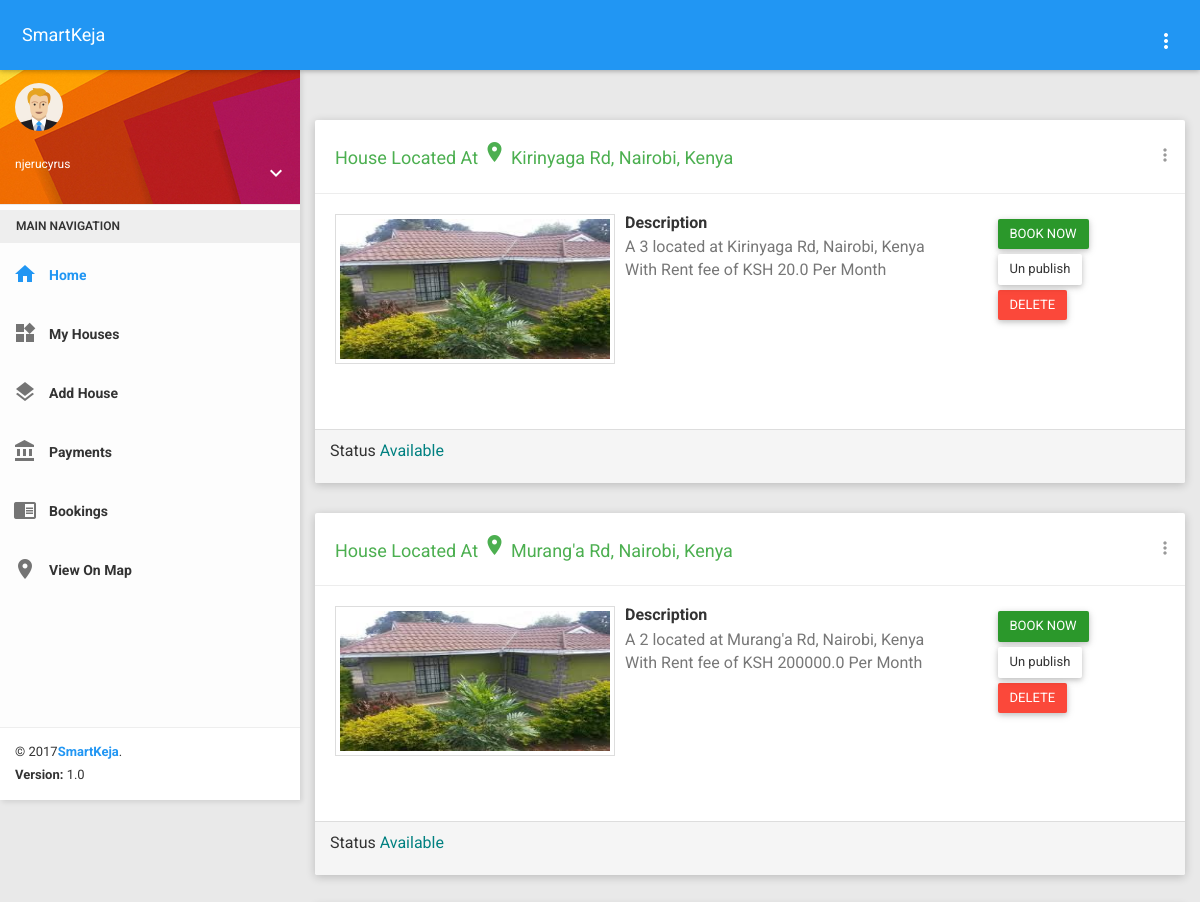
Page /dashboard/myposts/ (signed in, upper part) on the earlier database version.
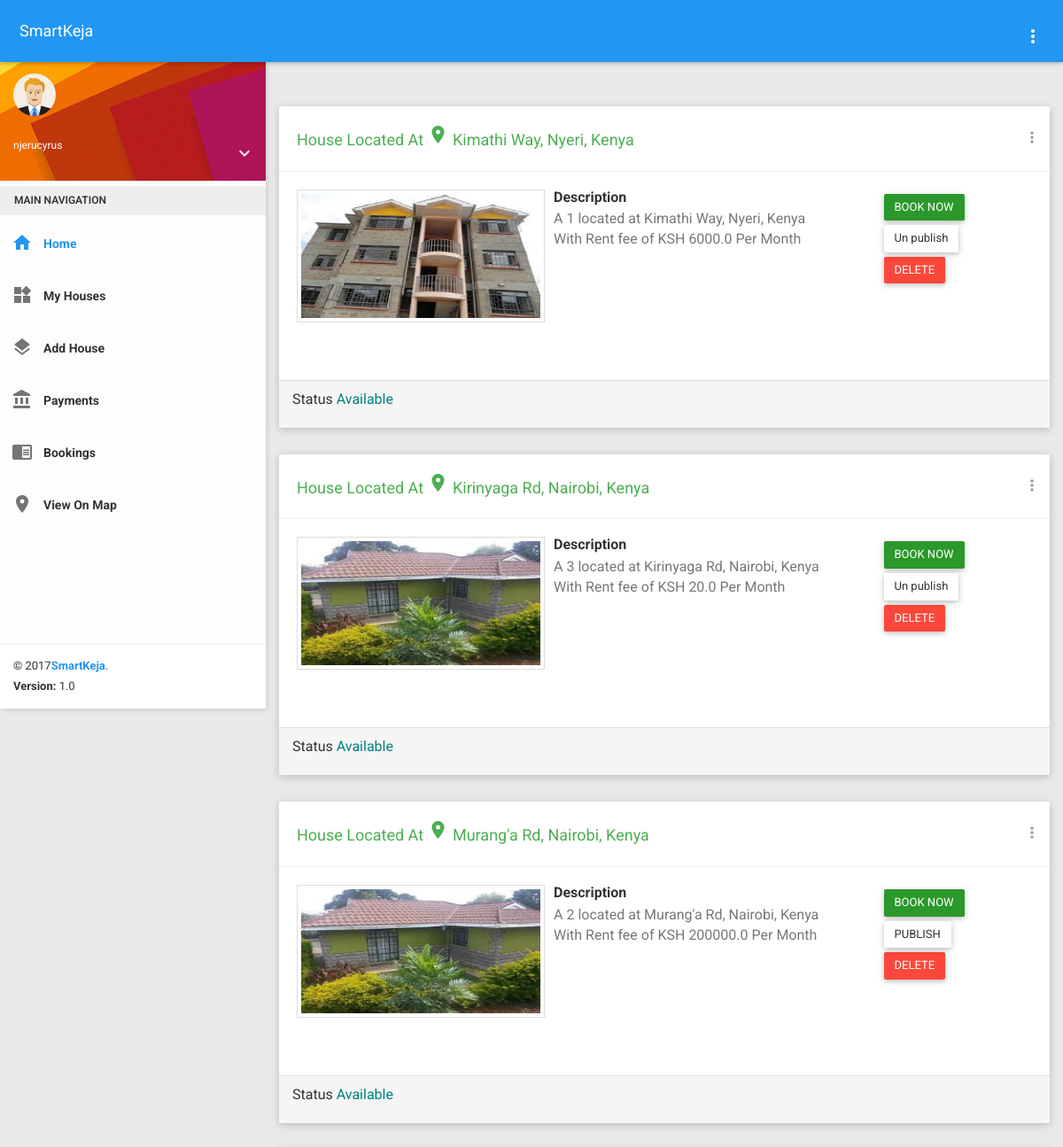
Same page on the later database version.
### smarthouse/models.py (models this page shows, shortened)
class House(models.Model):
    managed_by = models.ForeignKey(User)
    lat = models.FloatField()
    lng = models.FloatField()
    location = models.CharField(max_length=200)
    rent_price = models.FloatField()
    sale_price = models.FloatField()
    bedrooms = models.IntegerField()
    description = models.TextField()
    on_sale = models.BooleanField(default=False)
    is_available = models.BooleanField(default=True)
    primary_img = models.ImageField(upload_to='uploads/')
    is_published = models.BooleanField(default=False)
    date_posted = models.DateTimeField(auto_now_add=True)
    class Meta:
        ordering = ('-is_available', '-date_posted')

### smarthouse/views.py (the view)
# urls.py: url(r'^dashboard/myposts/$', views.MyHousePostsView.as_view(), name='myposts'),
class MyHousePostsView(LoginRequiredMixin, ListView):
    login_url = '/login'
    template_name = 'dashboard/pages/myhouses.html'
    paginate_by = 10
    context_object_name = 'house_posts'
    def get_queryset(self):
        object_list = House.objects.filter(managed_by=self.request.user)
        return object_list

### smarthouse/context_processors.py (called while the page is built)
def get_account_type(request):
    account_type = ''
    phone_number = ''
    context = dict({})
    try:
        if request.user.is_authenticated:
            agent_exists = Agent.objects.filter(user=request.user)[:1].exists()
            if agent_exists:
                account_type = 'agent'
                agent = Agent.objects.get(user=request.user)
                phone_number = agent.phone_number
            if request.user.is_staff:
                account_type = "owner"
                house_owner = HouseOwner.objects.get(user=request.user)
                phone_number = house_owner.phone_number
            if not request.user.is_staff and not agent_exists:
                account_type = "client"
    except (Agent.DoesNotExist, HouseOwner.DoesNotExist):
        pass
    context['account_type'] = account_type
    context['phone_number'] = phone_number
    return context

def get_house_posts(request):
    context = dict({})
    houses = House.objects.all()
    context['house_options'] = houses
    return context

### smartkeja/templates/dashboard/pages/myhouses.html (shortened to what the changed rows need)
{% extends 'dashboard/index.html' %}
{% load staticfiles %}
{% block content %}
    {% if house_posts %}
        {% for house in house_posts %}
            <div class="row clearfix">
            <div class="card">
                <div class="header">
                    <h2>
                        <a href="{{ board.get_absolute_url }}" style="color: #4CAF50">
                            House Located At <i class="material-icons">room</i> {{ house.location }}
                        </a>
                    </h2>
                    <ul class="header-dropdown m-r--5">
                        <li class="dropdown">
                            <a href="javascript:void(0);" class="dropdown-toggle" data-toggle="dropdown"
                               role="button" aria-haspopup="true" aria-expanded="false">
                                <i class="material-icons">more_vert</i>
                            </a>
                        </li>
                    </ul>
                </div>
                <div class="body">
                    <div class="media">
                        <div class="media-left">
                            <a href="javascript:void(0);">
                                <img class="media-object thumbnail" src="{{ house.primary_img.url }}"
                                     width="280" height="150">
                            </a>
                        </div>
                        <div class="media-body">
                            <div class="row">
                                <div class="col-md-7">
                                    <h4 class="media-heading">Description</h4>
                                    <p style="font-family: Roboto; font-size: 16px;">A {{ house.bedrooms }} located
                                        at {{ house.location }}
                                        {% if house.on_sale %}Going for KSH {{ house.sale_price }}
                                        {% else %}
                                            With Rent fee of KSH {{ house.rent_price }} Per Month
                                        {% endif %}
                                    </p>
                                </div>
                                <div class="col-md-5">
                                    <ul style="list-style: none">
                                        {% if house.on_sale %}
                                            <li>
                                                <a href="#" class="btn btn-primary waves-effect">BUY NOW</a>
                                            </li>
                                        {% else %}
                                            <li>
                                                <a href="#" class="btn btn-success waves-effect">BOOK NOW</a>
                                            </li>
                                        {% endif %}
                                        {% if house.is_published %}
                                            <li>
                                                <button class="btn btn-default waves-effect"
                                                        onclick="showConfirmMessage('{{ house.pk }}', 'off')">Un publish
                                                </button>
                                            </li>
                                        {% else %}
                                            <li>
                                                <button class="btn btn-default waves-effect"
                                                        onclick="showConfirmMessage('{{ house.pk }}', 'on')">PUBLISH
                                                </button>
                                            </li>
                                        {% endif %}
                                        <li>
                                            <a href="{% url 'smarthouse:delete_house' pk=house.pk %} "
                                               class="btn btn-danger">DELETE</a>
                                        </li>
                                    </ul>
                                </div>
                            </div>
                        </div>
                    </div>
                </div>
                <div class="panel-footer">
                    <p>
                        <small style="font-size: 16px;">Status <span
                                style="color: teal;">
                                           {% if not house.is_available %} Not Available{% else %}
                                               Available {% endif %}
                                        </span>
                        </small>
                    </p>
                </div>
            </div>
            </div>
        {% endfor %}
    {% else %}
        <div class="alert alert-info">
            <p>You do not have any houses posted for sale or rent. <a href="{% url 'smarthouse:post_house' %}">Click
                here to post</a></p>
        </div>
    {% endif %}
{% endblock %}

Differences in the rows shown:
added House: location "Kimathi Way, Nyeri, Kenya", primary_img (picture), bedrooms "1", rent_price "6000.0", on_sale "BOOK NOW", is_available "Available"
changed House "Murang'a Rd, Nairobi, Kenya": is_published "Un publish" → "PUBLISH"
